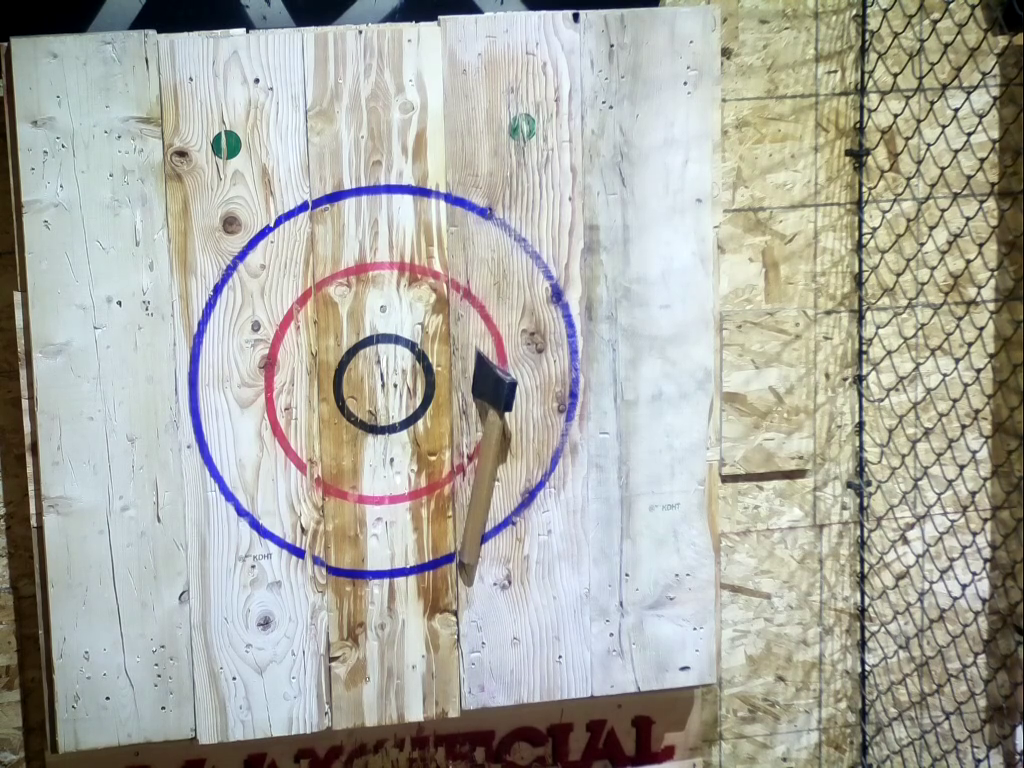
#> input picture capture-server/input copy.png, 1024 x 768 px, found by its file name
$ python convex_hull.py
#> lines starting #> are read from the running program, lines starting #| are printed output that depends on the picture; after the words box and inside, x2 and y2 are one past the last pixel; in counts of white or black regions, pixels touching at a corner belong together
import numpy as np
import cv2

img = cv2.imread('input copy.png')
#> img is the input picture: shape (768, 1024, 3); mean B, G, R 162.9, 171, 171.3
windowName = 'image'

minDist = 300
param1 = 30
param2 = 10 #200 #smaller value-> more false circles
minRadius = 180
maxRadius = 210#10

def hough():
    global minDist,param1,param2,minRadius,maxRadius

    print(f"{minDist},{param1},{param2},{minRadius},{maxRadius}")

    gray = cv2.cvtColor(img, cv2.COLOR_BGR2GRAY)
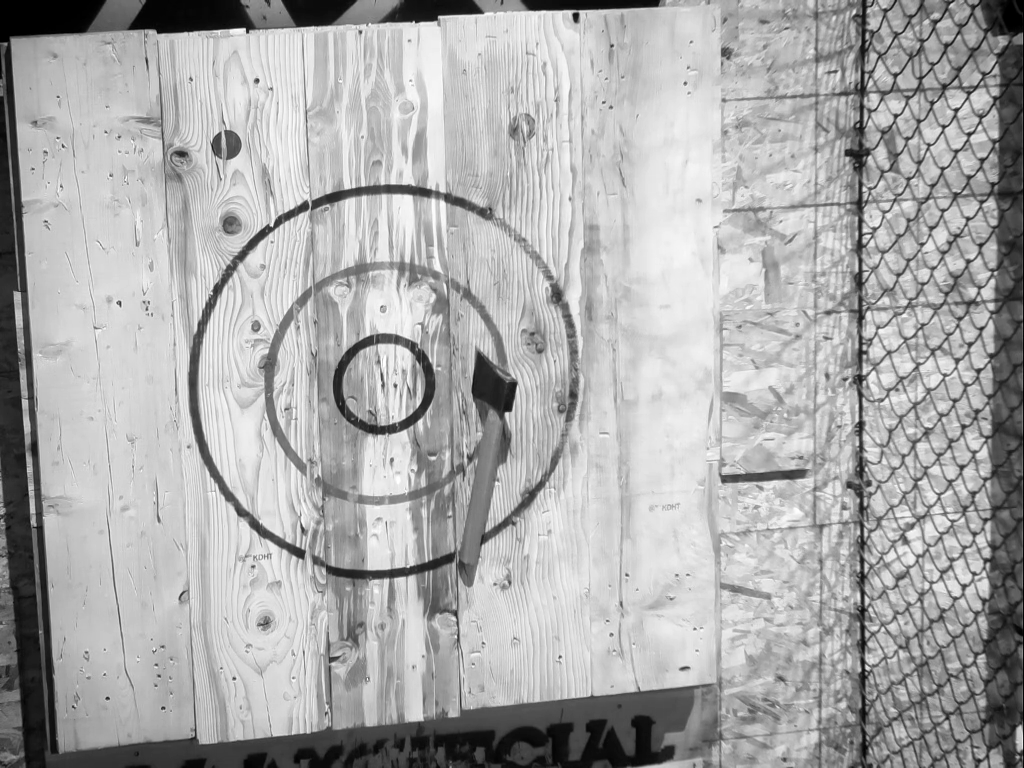
#> gray: shape (768, 1024); min 0, max 255, mean 170.2
    blurred = cv2.medianBlur(gray, 15) #cv2.bilateralFilter(gray,10,50,50)
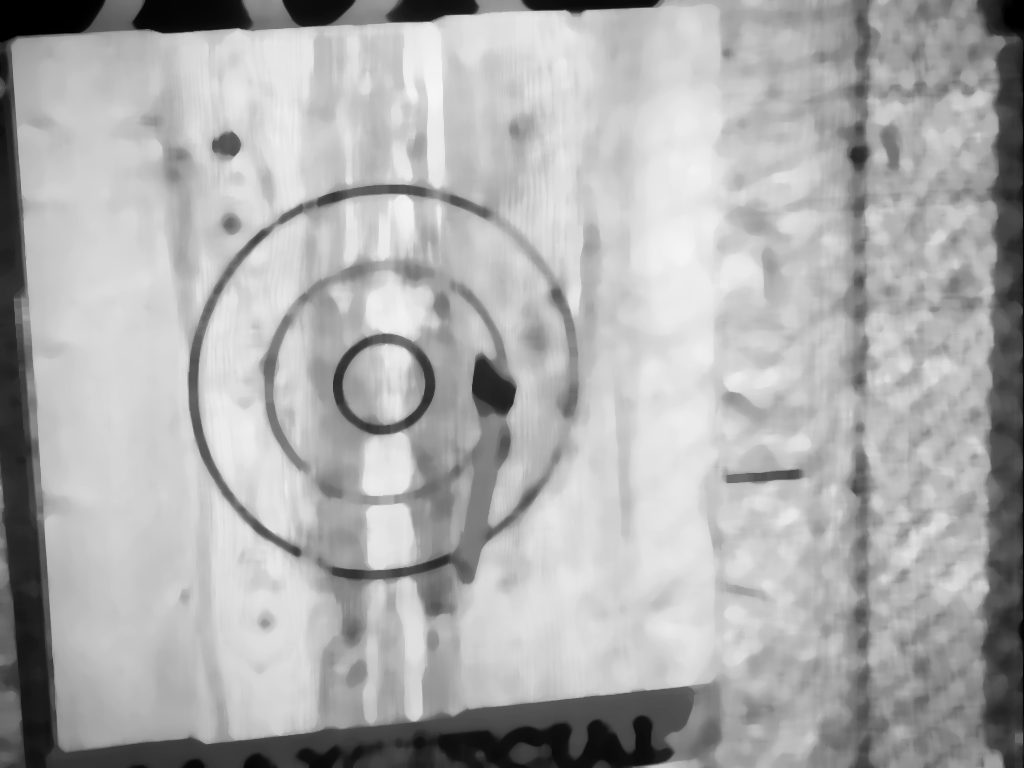
#> blurred: shape (768, 1024); min 0, max 245, mean 172.1

    # docstring of HoughCircles: HoughCircles(image, method, dp, minDist[, circles[, param1[, param2[, minRadius[, maxRadius]]]]]) -> circles
    circles = cv2.HoughCircles(blurred, cv2.HOUGH_GRADIENT, 1, minDist, param1=param1, param2=param2, minRadius=minRadius, maxRadius=maxRadius)
#> circles = [[388.5, 384.5, 200.6], [717.5, 208.5, 209.4], [732.5, 557.5, 209.4], [370.5, 74.5, 196.2], [1017.5, 379.5, 202.8], [120.5, 541.5, 201.7], [109.5, 237.5, 206.1], [491.5, 757.5, 199.5], [1016.5, 687.5, 196.2], [1012.5, 55.5, 189.6]]

    imageCopy = blurred.copy()
    if circles is not None:
        circles = np.uint16(np.around(circles))
#> circles = [[388, 384, 201], [718, 208, 209], [732, 558, 209], [370, 74, 196], [1018, 380, 203], [120, 542, 202], [110, 238, 206], [492, 758, 200], [1016, 688, 196], [1012, 56, 190]]
        for i in circles[0,:]:
            cv2.circle(imageCopy, (i[0], i[1]), i[2], (0, 255, 0), 5)
#> this loop made 10 passes
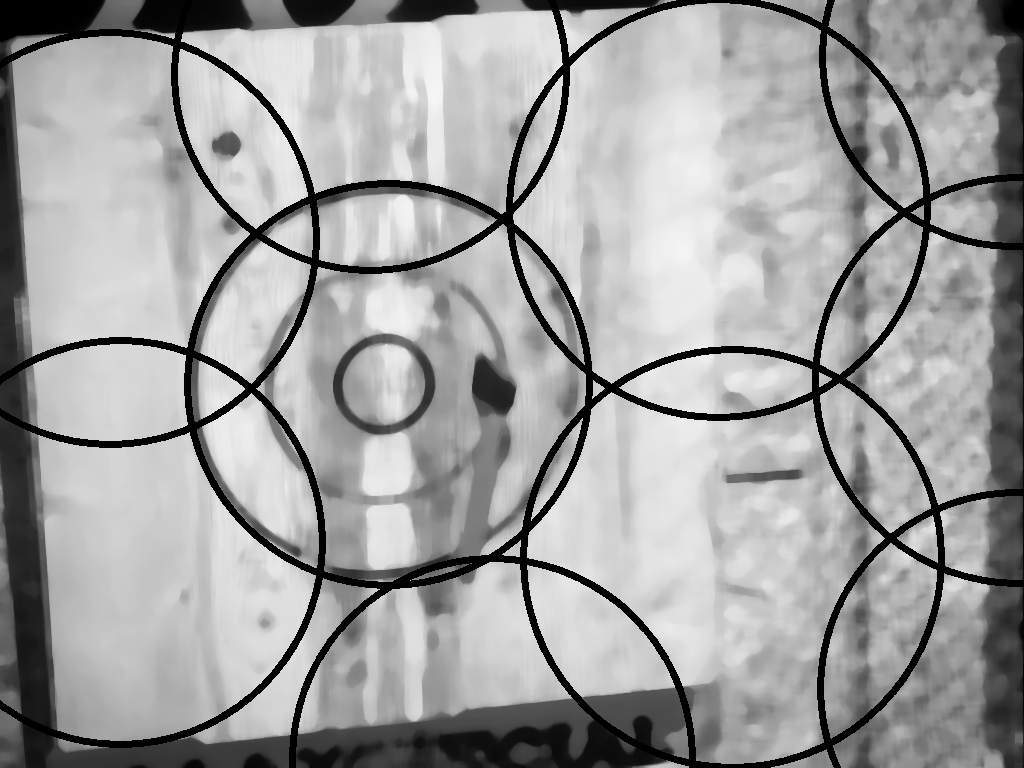
#> imageCopy: shape (768, 1024); 7.24% of pixels changed, all inside (x1, y1, x2, y2) = (0, 0, 1024, 768)

    cv2.imshow(windowName, imageCopy)


def on_change(val):
    global minDist
    minDist = val
    hough()

def on_change2(val):
    global param1
    param1 = val
    hough()
#> the loop in hough (call 2), `for i in circles[0,:]:` made 10 passes

def on_change3(val):
    global param2
    param2 = val
    hough()

def on_change4(val):
    global minRadius
    minRadius= val
    hough()

def on_change5(val):
    global maxRadius
    maxRadius = val
    hough()


cv2.namedWindow('controls')
# Show result for testing:
cv2.imshow(windowName, img)
cv2.createTrackbar('minDist', 'controls', minDist, 500, on_change)
cv2.createTrackbar('param1','controls' , param1, 500, on_change2)
cv2.createTrackbar('param2','controls' , param2, 500, on_change3)
cv2.createTrackbar('minRadius', 'controls', minRadius, 500, on_change4)
cv2.createTrackbar('maxRadius', 'controls', maxRadius, 500, on_change5)

cv2.waitKey(0)
cv2.destroyAllWindows()
